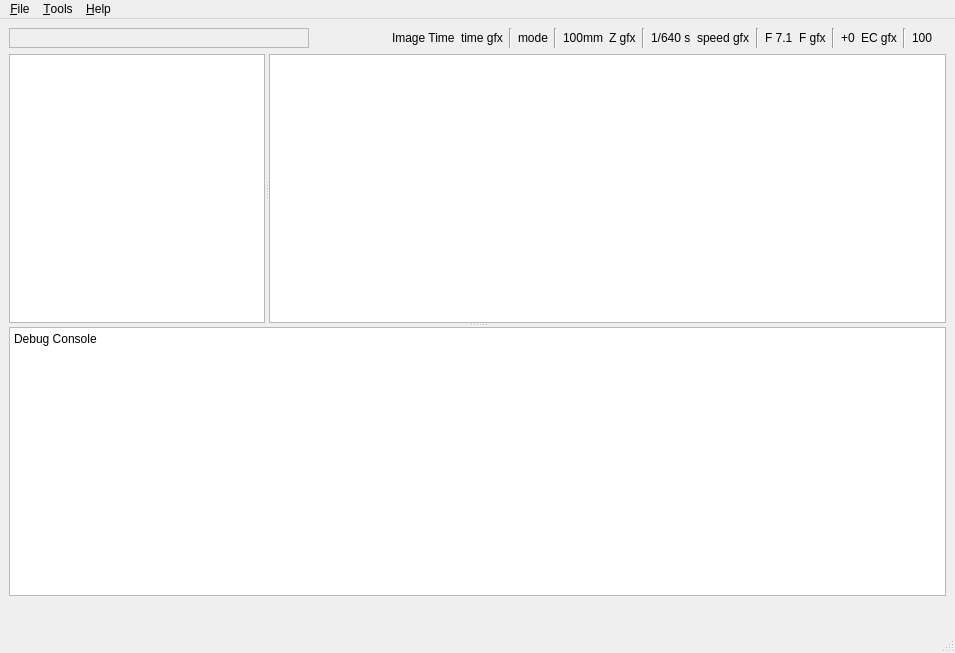
<?xml version="1.0" encoding="UTF-8"?>
<ui version="4.0">
 <class>MainWindow</class>
 <widget class="QMainWindow" name="MainWindow">
  <property name="geometry">
   <rect>
    <x>0</x>
    <y>0</y>
    <width>955</width>
    <height>653</height>
   </rect>
  </property>
  <property name="acceptDrops">
   <bool>true</bool>
  </property>
  <property name="windowTitle">
   <string>Snap Decision</string>
  </property>
  <property name="windowIcon">
   <iconset resource="../res/res.qrc">
    <normaloff>:/images/icon2.png</normaloff>:/images/icon2.png</iconset>
  </property>
  <widget class="QWidget" name="centralwidget">
   <layout class="QVBoxLayout" name="verticalLayout">
    <item>
     <layout class="QHBoxLayout" name="horizontalLayout">
      <item>
       <widget class="CategoryDisplayWidget" name="category_display">
        <property name="sizePolicy">
         <sizepolicy hsizetype="Preferred" vsizetype="Maximum">
          <horstretch>1</horstretch>
          <verstretch>1</verstretch>
         </sizepolicy>
        </property>
        <property name="minimumSize">
         <size>
          <width>100</width>
          <height>10</height>
         </size>
        </property>
        <property name="maximumSize">
         <size>
          <width>300</width>
          <height>100</height>
         </size>
        </property>
        <property name="toolTip">
         <string>&lt;html&gt;&lt;head/&gt;&lt;body&gt;&lt;p&gt;Clicking on these colors will apply or remove a one-time filter to hide or show images of the corresponding classification.&lt;/p&gt;&lt;/body&gt;&lt;/html&gt;</string>
        </property>
        <property name="frameShape">
         <enum>QFrame::StyledPanel</enum>
        </property>
        <property name="frameShadow">
         <enum>QFrame::Plain</enum>
        </property>
       </widget>
      </item>
      <item>
       <spacer name="horizontalSpacer">
        <property name="orientation">
         <enum>Qt::Horizontal</enum>
        </property>
        <property name="sizeHint" stdset="0">
         <size>
          <width>40</width>
          <height>20</height>
         </size>
        </property>
       </spacer>
      </item>
      <item>
       <widget class="QLabel" name="lblTime">
        <property name="toolTip">
         <string/>
        </property>
        <property name="text">
         <string>Image Time</string>
        </property>
       </widget>
      </item>
      <item>
       <widget class="QLabel" name="lblTimeGfx">
        <property name="toolTip">
         <string>&lt;html&gt;&lt;head/&gt;&lt;body&gt;&lt;p&gt;Time stamp indicates the exact date and time when the photo was taken. Useful for organizing, tracking, and referencing photos chronologically.&lt;/p&gt;&lt;/body&gt;&lt;/html&gt;</string>
        </property>
        <property name="text">
         <string>time gfx</string>
        </property>
       </widget>
      </item>
      <item>
       <widget class="Line" name="lineTime">
        <property name="orientation">
         <enum>Qt::Vertical</enum>
        </property>
       </widget>
      </item>
      <item>
       <widget class="QLabel" name="lblMode">
        <property name="toolTip">
         <string>&lt;html&gt;&lt;head/&gt;&lt;body&gt;&lt;p&gt;Exposure Program sets the camera's mode for determining exposure. Choices like Auto, Aperture Priority, Shutter Priority, or Manual allow varying levels of control over aperture, shutter speed, and ISO to suit different shooting conditions and creative preferences.&lt;/p&gt;&lt;/body&gt;&lt;/html&gt;</string>
        </property>
        <property name="text">
         <string>&lt;html&gt;&lt;head/&gt;&lt;body&gt;&lt;p&gt;mode&lt;/p&gt;&lt;/body&gt;&lt;/html&gt;</string>
        </property>
        <property name="scaledContents">
         <bool>false</bool>
        </property>
       </widget>
      </item>
      <item>
       <widget class="Line" name="lineMode">
        <property name="orientation">
         <enum>Qt::Vertical</enum>
        </property>
       </widget>
      </item>
      <item>
       <widget class="QLabel" name="lblZoomVal">
        <property name="text">
         <string>100mm</string>
        </property>
        <property name="scaledContents">
         <bool>false</bool>
        </property>
       </widget>
      </item>
      <item>
       <widget class="QLabel" name="lblZoomGfx">
        <property name="toolTip">
         <string>&lt;html&gt;&lt;head/&gt;&lt;body&gt;&lt;p&gt;Focal length, measured in millimeters, determines the lens's field of view. Shorter focal lengths (e.g., 24mm) provide a wider view, ideal for landscapes. Longer focal lengths (e.g., 800mm) offer a narrower view, suitable for zooming in on distant subjects.&lt;/p&gt;&lt;/body&gt;&lt;/html&gt;</string>
        </property>
        <property name="text">
         <string>Z gfx</string>
        </property>
        <property name="scaledContents">
         <bool>false</bool>
        </property>
       </widget>
      </item>
      <item>
       <widget class="Line" name="line_4">
        <property name="orientation">
         <enum>Qt::Vertical</enum>
        </property>
       </widget>
      </item>
      <item>
       <widget class="QLabel" name="lblSpeedVal">
        <property name="text">
         <string>1/640 s</string>
        </property>
        <property name="scaledContents">
         <bool>false</bool>
        </property>
       </widget>
      </item>
      <item>
       <widget class="QLabel" name="lblSpeedGfx">
        <property name="toolTip">
         <string>&lt;html&gt;&lt;head/&gt;&lt;body&gt;&lt;p&gt;Shutter speed determines how long the camera's shutter is open, affecting motion capture and exposure. Faster speeds (e.g., 1/2000 sec) freeze motion, ideal for action shots. Slower speeds (e.g., 1 sec) capture more light and motion, suitable for low-light or creative blur effects.&lt;/p&gt;&lt;/body&gt;&lt;/html&gt;</string>
        </property>
        <property name="text">
         <string>speed gfx</string>
        </property>
       </widget>
      </item>
      <item>
       <widget class="Line" name="lineSpeed">
        <property name="orientation">
         <enum>Qt::Vertical</enum>
        </property>
       </widget>
      </item>
      <item>
       <widget class="QLabel" name="lblFval">
        <property name="text">
         <string>F 7.1</string>
        </property>
        <property name="scaledContents">
         <bool>false</bool>
        </property>
       </widget>
      </item>
      <item>
       <widget class="QLabel" name="lblFGfx">
        <property name="toolTip">
         <string>&lt;html&gt;&lt;head/&gt;&lt;body&gt;&lt;p&gt;F number (f-stop) controls the lens aperture size, affecting depth of field and light entry. Lower f-stops (e.g., f/1.4) allow more light, creating a shallow depth of field. Higher f-stops (e.g., f/16) allow less light, creating a wider depth of field.&lt;/p&gt;&lt;/body&gt;&lt;/html&gt;</string>
        </property>
        <property name="text">
         <string>F gfx</string>
        </property>
       </widget>
      </item>
      <item>
       <widget class="Line" name="lineF">
        <property name="orientation">
         <enum>Qt::Vertical</enum>
        </property>
       </widget>
      </item>
      <item>
       <widget class="QLabel" name="lblECVal">
        <property name="text">
         <string>+0</string>
        </property>
        <property name="scaledContents">
         <bool>false</bool>
        </property>
       </widget>
      </item>
      <item>
       <widget class="QLabel" name="lblECGfx">
        <property name="toolTip">
         <string>&lt;html&gt;&lt;head/&gt;&lt;body&gt;&lt;p&gt;Exposure correction adjusts the photo's brightness. Positive values brighten the image, useful in low-light conditions. Negative values darken the image, helpful in overly bright situations.&lt;/p&gt;&lt;/body&gt;&lt;/html&gt;</string>
        </property>
        <property name="text">
         <string>EC gfx</string>
        </property>
        <property name="scaledContents">
         <bool>false</bool>
        </property>
       </widget>
      </item>
      <item>
       <widget class="Line" name="line">
        <property name="orientation">
         <enum>Qt::Vertical</enum>
        </property>
       </widget>
      </item>
      <item>
       <widget class="QLabel" name="lblIsoVal">
        <property name="text">
         <string>&lt;html&gt;&lt;head/&gt;&lt;body&gt;&lt;p&gt;100&lt;/p&gt;&lt;/body&gt;&lt;/html&gt;</string>
        </property>
        <property name="scaledContents">
         <bool>false</bool>
        </property>
       </widget>
      </item>
      <item>
       <widget class="QLabel" name="lblIsoGfx">
        <property name="toolTip">
         <string>&lt;html&gt;&lt;head/&gt;&lt;body&gt;&lt;p&gt;ISO value indicates the photo's sensitivity to light. Lower ISO (e.g., 100) means less sensitivity and finer grain, ideal for bright settings. Higher ISO (e.g., 10000) increases sensitivity and grain, better for low-light conditions.&lt;/p&gt;&lt;/body&gt;&lt;/html&gt;</string>
        </property>
        <property name="text">
         <string/>
        </property>
        <property name="pixmap">
         <pixmap resource="../res/res.qrc">:/images/iso.png</pixmap>
        </property>
        <property name="scaledContents">
         <bool>false</bool>
        </property>
       </widget>
      </item>
     </layout>
    </item>
    <item>
     <widget class="QSplitter" name="splitter">
      <property name="orientation">
       <enum>Qt::Vertical</enum>
      </property>
      <widget class="QSplitter" name="hsplitter">
       <property name="sizePolicy">
        <sizepolicy hsizetype="Expanding" vsizetype="Expanding">
         <horstretch>1</horstretch>
         <verstretch>0</verstretch>
        </sizepolicy>
       </property>
       <property name="orientation">
        <enum>Qt::Horizontal</enum>
       </property>
       <widget class="ImageTreeView" name="treeView">
        <property name="showDropIndicator" stdset="0">
         <bool>false</bool>
        </property>
        <property name="rootIsDecorated">
         <bool>true</bool>
        </property>
        <property name="itemsExpandable">
         <bool>true</bool>
        </property>
        <property name="expandsOnDoubleClick">
         <bool>false</bool>
        </property>
        <attribute name="headerVisible">
         <bool>false</bool>
        </attribute>
       </widget>
       <widget class="SnapDecisionGraphicsView" name="graphicsView">
        <property name="sizePolicy">
         <sizepolicy hsizetype="Expanding" vsizetype="Expanding">
          <horstretch>1</horstretch>
          <verstretch>10</verstretch>
         </sizepolicy>
        </property>
        <property name="verticalScrollBarPolicy">
         <enum>Qt::ScrollBarAlwaysOff</enum>
        </property>
        <property name="horizontalScrollBarPolicy">
         <enum>Qt::ScrollBarAlwaysOff</enum>
        </property>
       </widget>
      </widget>
      <widget class="QTextBrowser" name="txtDebugOutput">
       <property name="html">
        <string>&lt;!DOCTYPE HTML PUBLIC &quot;-//W3C//DTD HTML 4.0//EN&quot; &quot;http://www.w3.org/TR/REC-html40/strict.dtd&quot;&gt;
&lt;html&gt;&lt;head&gt;&lt;meta name=&quot;qrichtext&quot; content=&quot;1&quot; /&gt;&lt;meta charset=&quot;utf-8&quot; /&gt;&lt;style type=&quot;text/css&quot;&gt;
p, li { white-space: pre-wrap; }
hr { height: 1px; border-width: 0; }
li.unchecked::marker { content: &quot;\2610&quot;; }
li.checked::marker { content: &quot;\2612&quot;; }
&lt;/style&gt;&lt;/head&gt;&lt;body style=&quot; font-family:'Segoe UI'; font-size:9pt; font-weight:400; font-style:normal;&quot;&gt;
&lt;p style=&quot; margin-top:0px; margin-bottom:0px; margin-left:0px; margin-right:0px; -qt-block-indent:0; text-indent:0px;&quot;&gt;Debug Console&lt;/p&gt;
&lt;p style=&quot;-qt-paragraph-type:empty; margin-top:0px; margin-bottom:0px; margin-left:0px; margin-right:0px; -qt-block-indent:0; text-indent:0px;&quot;&gt;&lt;br /&gt;&lt;/p&gt;&lt;/body&gt;&lt;/html&gt;</string>
       </property>
      </widget>
     </widget>
    </item>
    <item>
     <widget class="QWidget" name="toolContainerWidget" native="true">
      <property name="sizePolicy">
       <sizepolicy hsizetype="Preferred" vsizetype="Preferred">
        <horstretch>0</horstretch>
        <verstretch>0</verstretch>
       </sizepolicy>
      </property>
      <layout class="QHBoxLayout" name="horizontalLayout_2">
       <property name="spacing">
        <number>0</number>
       </property>
       <property name="sizeConstraint">
        <enum>QLayout::SetDefaultConstraint</enum>
       </property>
       <property name="leftMargin">
        <number>0</number>
       </property>
       <property name="topMargin">
        <number>0</number>
       </property>
       <property name="rightMargin">
        <number>0</number>
       </property>
       <property name="bottomMargin">
        <number>0</number>
       </property>
       <item>
        <widget class="QToolButton" name="toolPrevious">
         <property name="maximumSize">
          <size>
           <width>16777215</width>
           <height>20</height>
          </size>
         </property>
         <property name="toolTip">
          <string>Previous Image</string>
         </property>
         <property name="text">
          <string/>
         </property>
         <property name="icon">
          <iconset resource="../res/res.qrc">
           <normaloff>:/images/left.png</normaloff>:/images/left.png</iconset>
         </property>
         <property name="iconSize">
          <size>
           <width>14</width>
           <height>14</height>
          </size>
         </property>
         <property name="autoRaise">
          <bool>true</bool>
         </property>
        </widget>
       </item>
       <item>
        <widget class="QToolButton" name="toolDelete">
         <property name="maximumSize">
          <size>
           <width>16777215</width>
           <height>20</height>
          </size>
         </property>
         <property name="toolTip">
          <string>Mark Delete</string>
         </property>
         <property name="text">
          <string/>
         </property>
         <property name="icon">
          <iconset resource="../res/res.qrc">
           <normaloff>:/images/fox_file_red.png</normaloff>:/images/fox_file_red.png</iconset>
         </property>
         <property name="iconSize">
          <size>
           <width>16</width>
           <height>16</height>
          </size>
         </property>
         <property name="autoRaise">
          <bool>true</bool>
         </property>
        </widget>
       </item>
       <item>
        <widget class="QToolButton" name="toolUnclassfied">
         <property name="maximumSize">
          <size>
           <width>16777215</width>
           <height>20</height>
          </size>
         </property>
         <property name="toolTip">
          <string>Mark Unclassified</string>
         </property>
         <property name="text">
          <string/>
         </property>
         <property name="icon">
          <iconset resource="../res/res.qrc">
           <normaloff>:/images/fox_file_blue.png</normaloff>:/images/fox_file_blue.png</iconset>
         </property>
         <property name="iconSize">
          <size>
           <width>16</width>
           <height>16</height>
          </size>
         </property>
         <property name="autoRaise">
          <bool>true</bool>
         </property>
        </widget>
       </item>
       <item>
        <widget class="QToolButton" name="toolKeep">
         <property name="maximumSize">
          <size>
           <width>16777215</width>
           <height>20</height>
          </size>
         </property>
         <property name="toolTip">
          <string>Mark Keep</string>
         </property>
         <property name="text">
          <string/>
         </property>
         <property name="icon">
          <iconset resource="../res/res.qrc">
           <normaloff>:/images/fox_file_green.png</normaloff>:/images/fox_file_green.png</iconset>
         </property>
         <property name="iconSize">
          <size>
           <width>16</width>
           <height>16</height>
          </size>
         </property>
         <property name="autoRaise">
          <bool>true</bool>
         </property>
        </widget>
       </item>
       <item>
        <widget class="QToolButton" name="toolNext">
         <property name="maximumSize">
          <size>
           <width>16777215</width>
           <height>20</height>
          </size>
         </property>
         <property name="toolTip">
          <string>Next Image</string>
         </property>
         <property name="text">
          <string/>
         </property>
         <property name="icon">
          <iconset resource="../res/res.qrc">
           <normaloff>:/images/right.png</normaloff>:/images/right.png</iconset>
         </property>
         <property name="iconSize">
          <size>
           <width>14</width>
           <height>14</height>
          </size>
         </property>
         <property name="autoRaise">
          <bool>true</bool>
         </property>
        </widget>
       </item>
      </layout>
     </widget>
    </item>
   </layout>
  </widget>
  <widget class="QMenuBar" name="menubar">
   <property name="geometry">
    <rect>
     <x>0</x>
     <y>0</y>
     <width>955</width>
     <height>26</height>
    </rect>
   </property>
   <widget class="QMenu" name="menu_File">
    <property name="title">
     <string>&amp;File</string>
    </property>
    <addaction name="action_Open_Directory"/>
    <addaction name="action_Preferences"/>
    <addaction name="separator"/>
    <addaction name="action_Quit"/>
   </widget>
   <widget class="QMenu" name="menu_Help">
    <property name="title">
     <string>&amp;Help</string>
    </property>
    <addaction name="action_About"/>
   </widget>
   <widget class="QMenu" name="menu_Tools">
    <property name="title">
     <string>&amp;Tools</string>
    </property>
    <addaction name="action_Move_Delete"/>
    <addaction name="actionRemove_All_Decisions"/>
    <addaction name="separator"/>
    <addaction name="actionTool1"/>
    <addaction name="actionTool2"/>
    <addaction name="actionTool3"/>
    <addaction name="actionTool4"/>
   </widget>
   <addaction name="menu_File"/>
   <addaction name="menu_Tools"/>
   <addaction name="menu_Help"/>
  </widget>
  <widget class="QStatusBar" name="statusbar"/>
  <action name="action_About">
   <property name="text">
    <string>&amp;About ...</string>
   </property>
  </action>
  <action name="action_Open_Directory">
   <property name="text">
    <string>&amp;Open ...</string>
   </property>
   <property name="shortcut">
    <string>Ctrl+O</string>
   </property>
  </action>
  <action name="action_Quit">
   <property name="text">
    <string>&amp;Quit</string>
   </property>
   <property name="shortcut">
    <string>Ctrl+Q</string>
   </property>
  </action>
  <action name="action_Preferences">
   <property name="text">
    <string>&amp;Preferences ...</string>
   </property>
   <property name="shortcut">
    <string>Ctrl+Shift+P</string>
   </property>
  </action>
  <action name="action_Move_Delete">
   <property name="text">
    <string>&amp;Delete Marked</string>
   </property>
   <property name="shortcut">
    <string>Ctrl+Shift+D</string>
   </property>
  </action>
  <action name="actionTool1">
   <property name="text">
    <string>Tool1</string>
   </property>
  </action>
  <action name="actionTool2">
   <property name="text">
    <string>Tool2</string>
   </property>
  </action>
  <action name="actionTool3">
   <property name="text">
    <string>Tool3</string>
   </property>
  </action>
  <action name="actionTool4">
   <property name="text">
    <string>Tool4</string>
   </property>
  </action>
  <action name="actionRemove_All_Decisions">
   <property name="text">
    <string>Remove All Decisions</string>
   </property>
   <property name="shortcut">
    <string>Ctrl+Shift+R</string>
   </property>
  </action>
 </widget>
 <customwidgets>
  <customwidget>
   <class>SnapDecisionGraphicsView</class>
   <extends>QGraphicsView</extends>
   <header>snapdecision/snapdecisiongraphicsview.h</header>
  </customwidget>
  <customwidget>
   <class>CategoryDisplayWidget</class>
   <extends>QFrame</extends>
   <header>snapdecision/categorydisplaywidget.h</header>
   <container>1</container>
  </customwidget>
  <customwidget>
   <class>ImageTreeView</class>
   <extends>QTreeView</extends>
   <header>snapdecision/imagetreeview.h</header>
  </customwidget>
 </customwidgets>
 <resources>
  <include location="../res/res.qrc"/>
 </resources>
 <connections/>
</ui>
